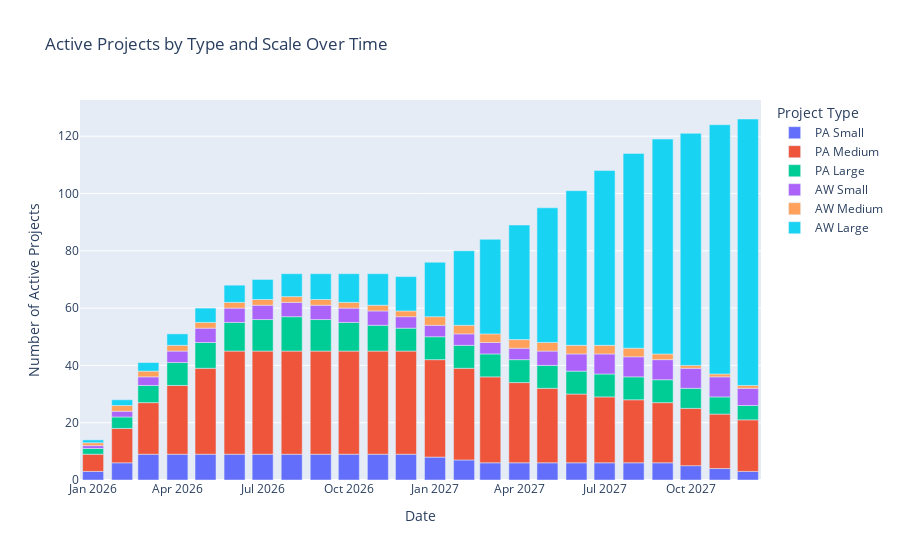

The code cell stored with this chart in its notebook:
### Code cell
# --- Plot 2: Active Projects by Type and Scale ---

# Select the columns that represent the active project counts
active_project_columns = [
    "PA Small", "PA Medium", "PA Large",
    "AW Small", "AW Medium", "AW Large"
]

# Create the stacked bar chart
fig_projects = px.bar(
    simulation_df,
    x='Date',
    y=active_project_columns,
    title='Active Projects by Type and Scale Over Time',
    labels={'value': 'Number of Active Projects', 'variable': 'Project Type'}
)

# Show the plot
fig_projects.show()
